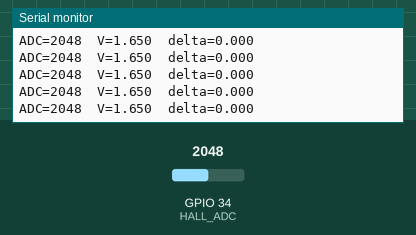
A sketch run on a simulated ESP32. On the bench: the last lines printed to the serial monitor. The test bench sets the inputs (shaded band); at power-on: GPIO 34 (HALL_ADC) = 2048 (analog values on the 0–4095 scale).

Above: at 1.2 s.
1.3 s: GPIO 34 (HALL_ADC) set to 2146
At 1.44 s:
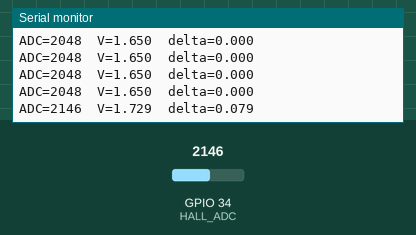
2.8 s: GPIO 34 (HALL_ADC) set to 2219
At 2.99 s:
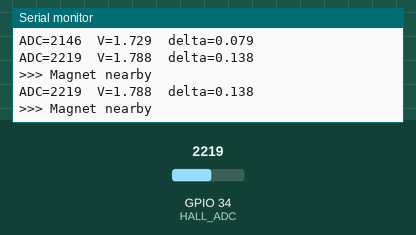
Timing chart, 0 to 5.8 s (numbered marks = the images above; inputs shaded):
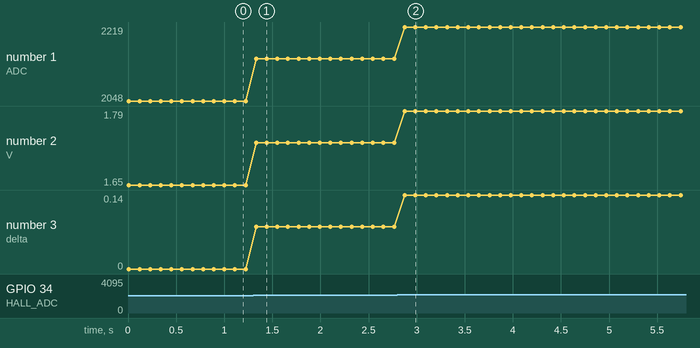

The sketch:

hall.ino
```cpp
#define HALL_ADC 34

void setup() {
  Serial.begin(115200);

  // ESP32 ADC setup (Arduino core)
  analogReadResolution(12);                  // 0..4095
  analogSetPinAttenuation(HALL_ADC, ADC_11db); // lets you read up to ~3.3V
}

float adcToVolts(int adc) {
  // Approx conversion. ESP32 ADC isn't super linear; good enough for testing.
  return (adc / 4095.0f) * 3.3f;
}

void loop() {
  // average a few samples to reduce noise
  long sum = 0;
  const int N = 32;
  for (int i = 0; i < N; i++) {
    sum += analogRead(HALL_ADC);
    delayMicroseconds(200);
  }
  int adc = sum / N;
  float v = adcToVolts(adc);

  // midpoint is around VCC/2 ≈ 1.65V when powered at 3.3V
  float delta = v - 1.65f;

  Serial.print("ADC=");
  Serial.print(adc);
  Serial.print("  V=");
  Serial.print(v, 3);
  Serial.print("  delta=");
  Serial.println(delta, 3);

  // simple threshold detect (tune this)
  if (fabs(delta) > 0.10f) {  // 100mV threshold
    Serial.println(">>> Magnet nearby");
  }

  delay(100);
}
```

Measured:
- the behaviour switches between 2171 and 2172 on GPIO 34 (HALL_ADC) (found by bisection; images 1 and 2)
- after the input at 1.3 s, the serial monitor: prints a new line at once (image 1)
- after the input at 2.8 s, the serial monitor: prints a new line after 0.08 s (image 2)
- plotted number 1: 2048 → 2146 after the input at 1.3 s, 2146 → 2219 after the input at 2.8 s
- plotted number 2: 1.65 → 1.73 after the input at 1.3 s, 1.73 → 1.79 after the input at 2.8 s
- plotted number 3: 0 → 0.08 after the input at 1.3 s, 0.08 → 0.14 after the input at 2.8 s
